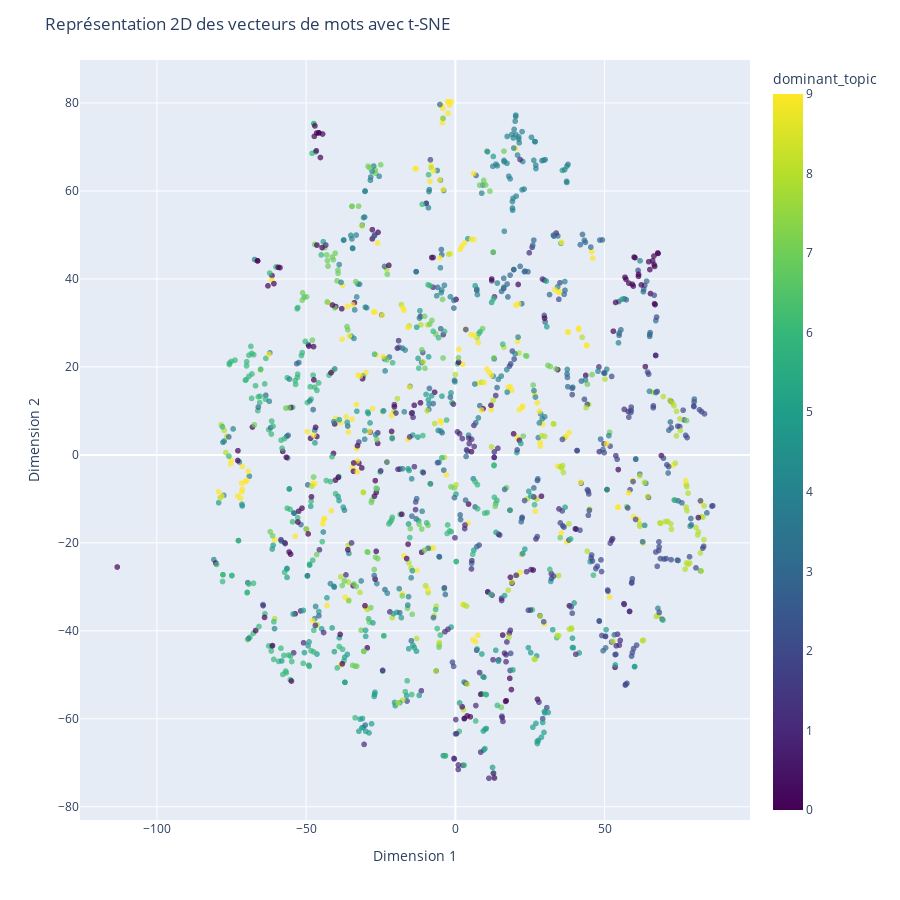

Notebook source saved alongside this figure:
### Code cell
# Créer un graphique dynamique avec Plotly
fig = px.scatter(df_final[['content', 'embedding_prop_x', 'embedding_prop_y', 'dominant_topic']], 
                 x='embedding_prop_x', 
                 y='embedding_prop_y', 
                 hover_name='content', 
                 color='dominant_topic', 
                 color_continuous_scale='Viridis',  # Choisir une palette de couleurs
                 range_color=[0, df_final['dominant_topic'].max()],  # Définir la plage de couleurs en fonction des étiquettes de cluster
                 labels={'cluster_label': 'dominant_topic'},  # Renommer l'étiquette de la légende
                 color_continuous_midpoint=int(df_final['dominant_topic'].max() / 2),  # Point médian de la palette de couleurs
                 opacity=0.7)  # Opacité des points

fig.update_traces(textposition='top center', showlegend=False)
fig.update_layout(title='Représentation 2D des topics dominants',
                  xaxis=dict(title='Dimension 1'),
                  yaxis=dict(title='Dimension 2'),
                  hoverlabel=dict(font_size=16),  # Ajuster la taille de la police pour l'étiquette de survol
                  width=900,  # Largeur de la figure en pixels
                  height=900)  # Hauteur de la figure en pixels)

fig.show()

### Figure 1 — Plotly figure (JSON) as saved in the notebook; plotly's stock layout.template omitted (floating-point values rounded to 4 significant figures; data arrays with more than 128 entries replaced by an {"elided": "..."} marker saying what was removed)
{"data": [{"hovertemplate": "<b>%{hovertext}</b><br><br>embedding_prop_x=%{x}<br>embedding_prop_y=%{y}<br>dominant_topic=%{marker.color}<extra></extra>", "hovertext": {"elided": "1493 str values"}, "legendgroup": "", "marker": {"color": {"elided": "1493 int values"}, "coloraxis": "coloraxis", "opacity": 0.7, "symbol": "circle"}, "mode": "markers", "name": "", "showlegend": false, "textposition": "top center", "type": "scattergl", "x": {"elided": "1493 float values"}, "xaxis": "x", "y": {"elided": "1493 float values"}, "yaxis": "y"}], "layout": {"coloraxis": {"cmax": 9, "cmid": 4, "cmin": 0, "colorbar": {"title": {"text": "dominant_topic"}}, "colorscale": [[0, "#440154"], [0.1111, "#482878"], [0.2222, "#3e4989"], [0.3333, "#31688e"], [0.4444, "#26828e"], [0.5556, "#1f9e89"], [0.6667, "#35b779"], [0.7778, "#6ece58"], [0.8889, "#b5de2b"], [1, "#fde725"]]}, "height": 900, "hoverlabel": {"font": {"size": 16}}, "legend": {"tracegroupgap": 0}, "margin": {"t": 60}, "title": {"text": "Représentation 2D des vecteurs de mots avec t-SNE"}, "width": 900, "xaxis": {"anchor": "y", "domain": [0, 1], "title": {"text": "Dimension 1"}}, "yaxis": {"anchor": "x", "domain": [0, 1], "title": {"text": "Dimension 2"}}}}
